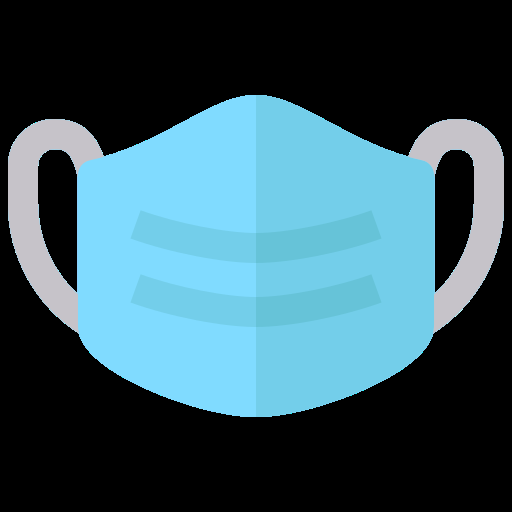
#> input picture face-mask.png, 512 x 512 px
$ python maskfilter.py
#> lines starting #> are read from the running program, lines starting #| are printed output that depends on the picture
import cv2 as cv
face = cv.CascadeClassifier("haarcascade_frontalface_default.xml")

cap = cv.VideoCapture(0)
mask = cv.imread("face-mask.png")
#> mask is the input picture: shape (512, 512, 3); mean B, G, R 99.3, 87.8, 55.2

while True:
    ret, frame = cap.read()
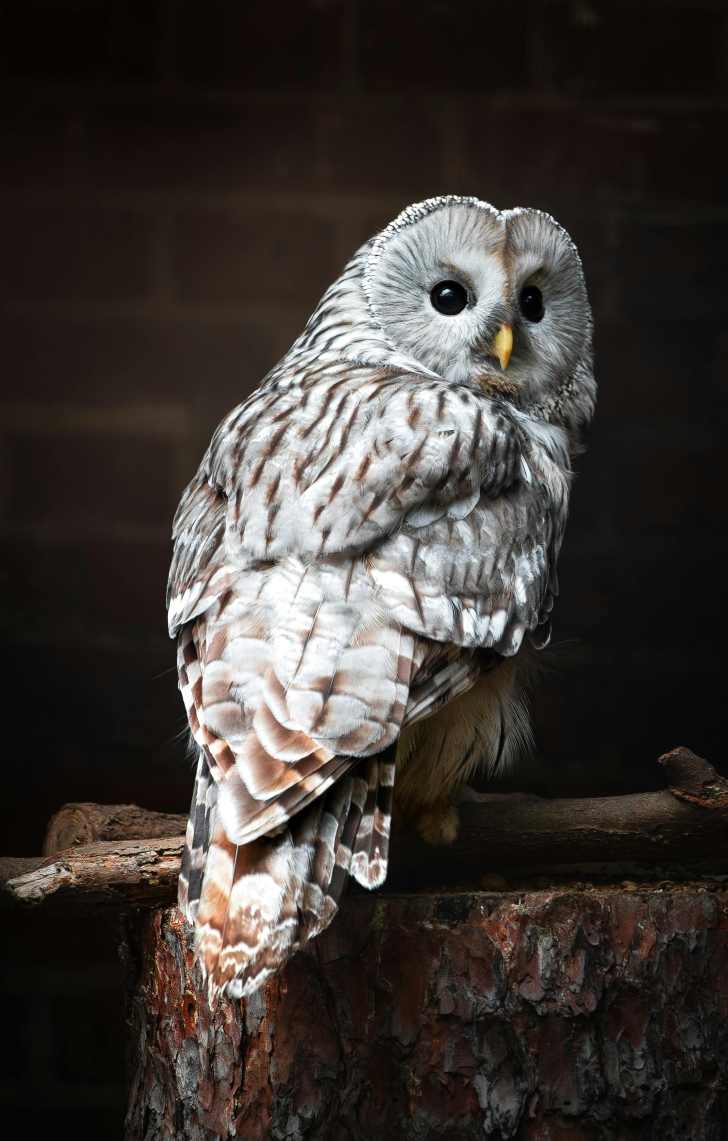
#> input picture image1.jpg, 2910 x 4561 px, given in place of the camera (shown at 1/4 size)
#> frame is the input picture: shape (4561, 2910, 3); mean B, G, R 52.3, 56.3, 61.9

    gray = cv.cvtColor(frame, cv.COLOR_BGR2GRAY)
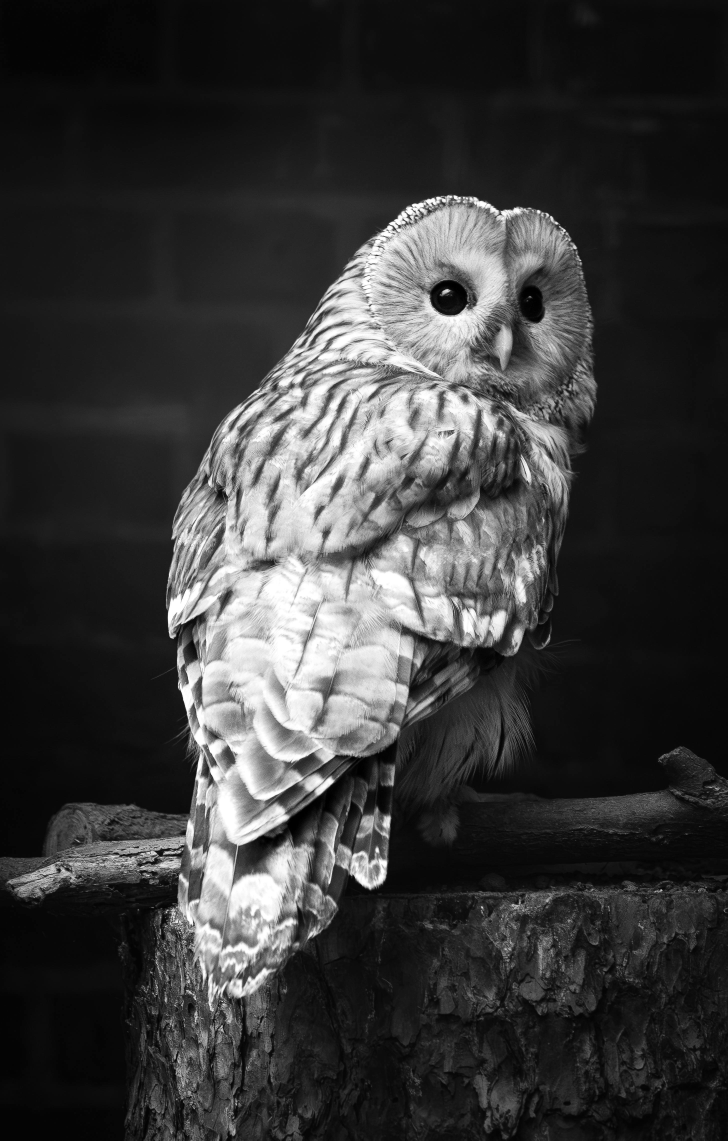
#> gray: shape (4561, 2910) (shown at 1/4 size); min 0, max 255, mean 57.5
    faces = face.detectMultiScale(gray, 1.3, 5)
#> faces = [[2331, 1291, 58, 58], [2719, 4140, 164, 164]]

    for (x, y, w, h) in faces:

        x1 = x
        y1 = y + int(h * 0.55)
        x2 = x1 + w
        y2 = y1 + h

        if x2 > frame.shape[1] or y2 > frame.shape[0]:
            continue

        mask_resized = cv.resize(mask, (w, h))

        frame[y1:y2, x1:x2] = mask_resized
#> this loop made 2 passes
#> (x, y, w, h, x1, y1, x2, y2) on passes 1 to 2: (2331, 1291, 58, 58, 2331, 1322, 2389, 1380), (2719, 4140, 164, 164, 2719, 4230, 2883, 4394)
#> pass 1, `mask_resized = cv.resize(mask, (w, h))`:
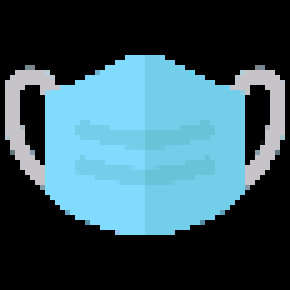
#> mask_resized: shape (58, 58, 3) (shown 5 times larger); mean B, G, R 98.7, 87.3, 54.8

    cv.imshow("Mask", frame)

    if cv.waitKey(1) == 27:
#> (key Esc is pressed here)
        break

cap.release()
cv.destroyAllWindows()
